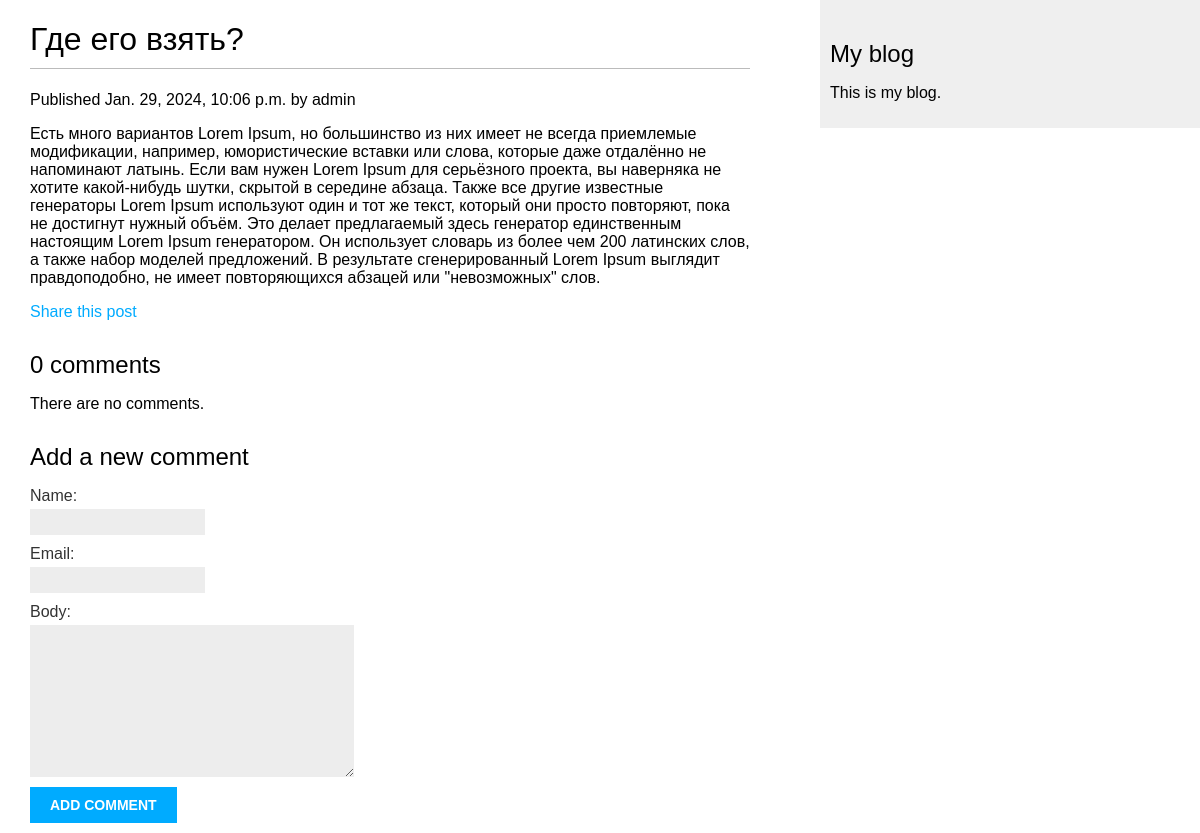
The app's page /blog/2024/1/29/gde-ego-vzyat/, older data.
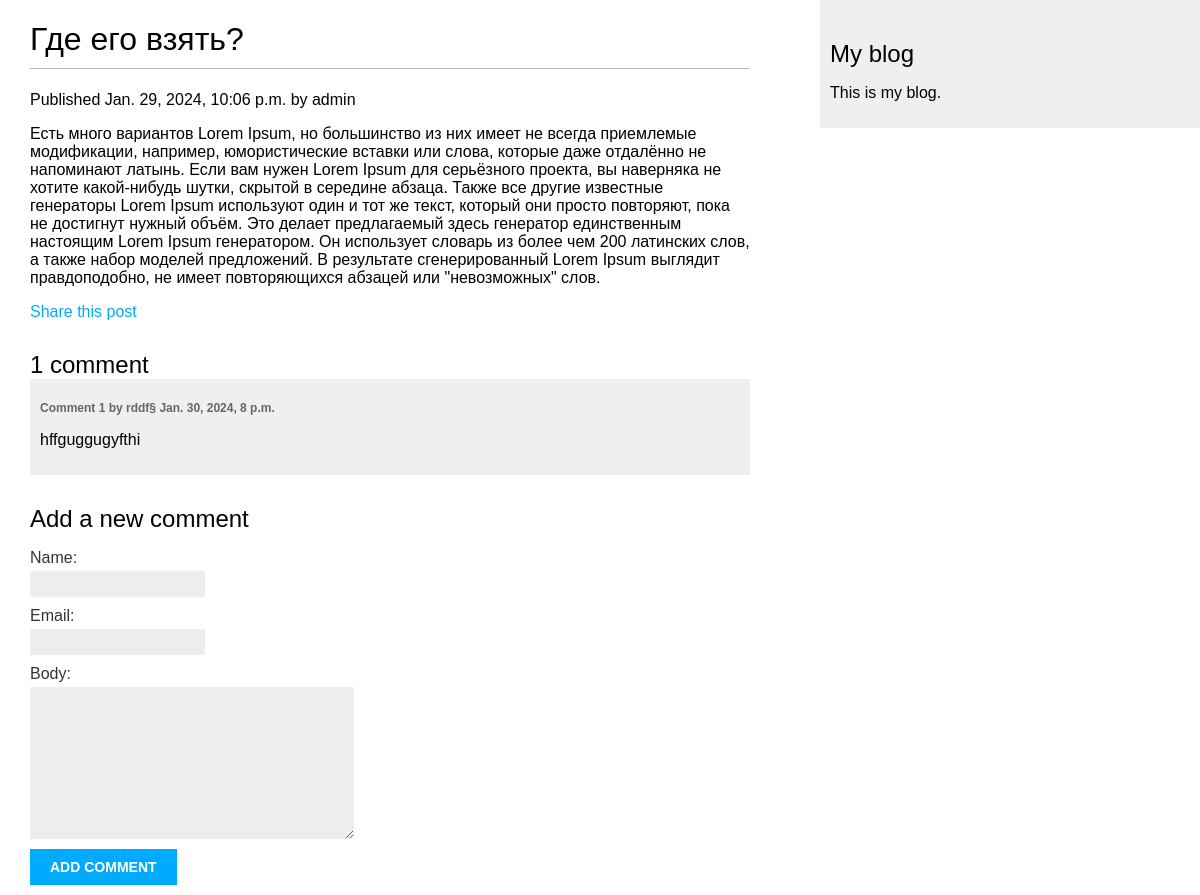
The same page, newer data.
### blog/models.py (models this page shows, shortened)
class Post(models.Model):
    class Status(models.TextChoices):
        DRAFT = 'DF', 'Draft'
        PUBLISHED = 'PB', 'Published'
    title = models.CharField(max_length=250)
    slug = models.SlugField(max_length=250,
                            unique_for_date='publish')
    author = models.ForeignKey(User,
                               on_delete=models.CASCADE,
                               related_name='blog_posts')
    body = models.TextField()
    publish = models.DateTimeField(default=timezone.now)
    created = models.DateTimeField(auto_now_add=True)
    updated = models.DateTimeField(auto_now=True)
    status = models.CharField(max_length=2,
                              choices=Status.choices,
                              default=Status.DRAFT)
    object = models.Manager()
    published = PublishedManager()
    tags = TaggableManager()
    class Meta:
        ordering = ['-publish']
        indexes = [
            models.Index(fields=['-publish']),
        ]

class Comment(models.Model):
    post = models.ForeignKey(Post,
                             on_delete=models.CASCADE,
                             related_name='comments')
    name = models.CharField(max_length=80)
    email = models.EmailField()
    body = models.TextField()
    created = models.DateTimeField(auto_now=True)
    updated = models.DateTimeField(auto_now=True)
    active = models.BooleanField(default=True)
    class Meta:
        ordering = ['created']
        indexes = [
            models.Index(fields=['created']),
        ]

### blog/views.py (the view)
def post_detail(request, year, month, day, post):
    post = get_object_or_404(Post,
                             status=Post.Status.PUBLISHED,
                             slug=post,
                             publish__year=year,
                             publish__month=month,
                             publish__day=day)
    comments = post.comments.filter(active=True)
    form = CommentForm()
    return render(request,
                  'blog/post/detail.html',
                  {'post': post,
                   'comments': comments,
                   'form': form})

### blog/forms.py
class CommentForm(forms.ModelForm):
    class Meta:
        model = Comment
        fields = ['name', 'email', 'body']

### blog/templates/blog/post/detail.html (shortened to what this page needs)
{% extends "blog/base.html" %}
{% block content %}
<h1>{{ post.title }}</h1>
<p class=date">
    Published {{ post.publish }} by {{ post.author }}
</p>
{{ post.body|linebreaks }}
<p>
    <a href="{% url "blog:post_share" post.id %}">
    Share this post
    </a>
</p>
{% with comments.count as total_comments %}
<h2>
    {{ total_comments }} comment{{ total_comments|pluralize }}
</h2>
{% endwith %}
{% for comment in comments %}
<div class="comment">
    <p class="info">
        Comment {{ forloop.counter }} by {{ comment.name }}
        {{ comment.created }}
    </p>
    {{ comment.body|linebreaks }}
</div>
{% empty %}
<p>There are no comments.</p>
{% endfor %}
{% include "blog/post/includes/comment_form.html" %}
{% endblock %}

### blog/templates/blog/base.html (shortened to what this page needs)
{% load static %}
<!DOCTYPE html>
<html lang="en">
<head>
    <link href="{% static "css/blog.css" %}" rel="stylesheet">
</head>
<body>
<div id="content">
    {% block content %}
    {% endblock %}
</div>
<div id="sidebar">
    <h2>My blog</h2>
    <p>This is my blog.</p>
</div>
</body>
</html>

### blog/templates/blog/post/includes/comment_form.html (shortened to what this page needs)
<h2>Add a new comment</h2>
<form action="{% url "blog:post_comment" post.id %}" method="post">
{{ form.as_p }}
<p><input type="submit" value ="add comment"></p>
</form>

### blog/static/css/blog.css (style rules this page uses)
body { margin:0; padding:0; font-family:helvetica, sans-serif; }
a { color:#00abff; text-decoration:none; }
h1 { font-weight:normal; border-bottom:1px solid #bbb; padding:0 0 10px 0; }
h2 { font-weight:normal; margin:30px 0 0; }
#content { float:left; width:60%; padding:0 0 0 30px; }
#sidebar { float:right; width:30%; padding:10px; background:#efefef; height:100%; }
label { float:left; clear:both; color:#333; margin-bottom:4px; }
input, textarea { clear:both; float:left; margin:0 0 10px; background:#ededed; border:0; padding:6px 10px; font-size:12px; }
input[type=submit] { font-weight:bold; background:#00abff; color:#fff; padding:10px 20px; font-size:14px; text-transform:uppercase; }
.comment { padding:10px; }
.comment:nth-child(even) { background:#efefef; }
.comment .info { font-weight:bold; font-size:12px; color:#666; }

Row changes from the older to the newer data that the page shows:
added Comment: name "rddf§", created "Jan. 30, 2024, 8 p.m.", body "hffguggugyfthi"
Text that changed along with them:
{{ total_comments }}: "0" → "1"
text no longer shown: "There are no comments."
